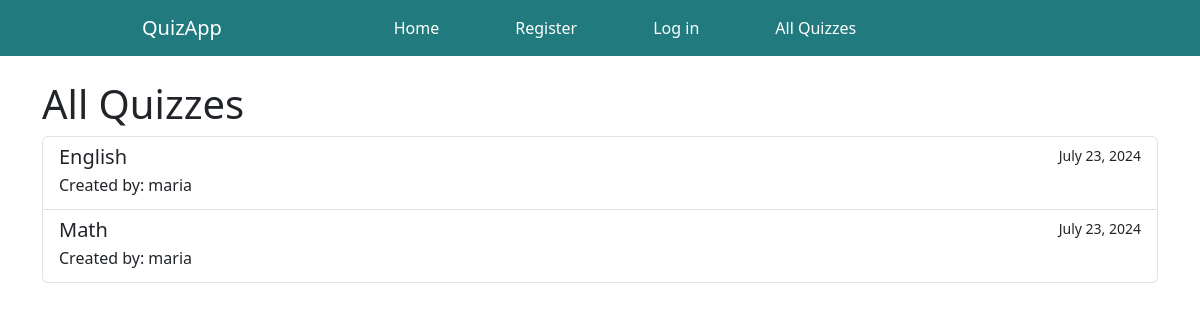
The app's page /all_quizzes/ with its own data.
### quiz_app/models.py (models this page shows, shortened)
class Quiz(models.Model):
    title = models.CharField(max_length=200)
    creator = models.ForeignKey(User, on_delete=models.CASCADE, default= 1)
    created_at = models.DateTimeField(auto_now_add=True)
    takers = models.ManyToManyField(User, related_name='taken_quizzes', blank=True)

### quiz_app/views.py (the view)
# urls.py: path('all_quizzes/', views.all_quizzes, name='all_quizzes'),
def all_quizzes(request):
    quizzes = Quiz.objects.all().order_by('-created_at')
    return render(request, 'quiz_app/all_quizzes.html', {'quizzes': quizzes})

### quiz_app/templates/quiz_app/all_quizzes.html
{% extends 'quiz_app/home.html' %}
{% block content %}
<div class="container mt-4">
    <h1>All Quizzes</h1>
    <div class="list-group">
        {% for quiz in quizzes %}
        <a href="{% url 'take_quiz' quiz.id %}" class="list-group-item list-group-item-action">
            <div class="d-flex w-100 justify-content-between">
                <h5 class="mb-1">{{ quiz.title }}</h5>
                <small>{{ quiz.created_at|date:"F d, Y" }}</small>
            </div>
            <p class="mb-1">Created by: {{ quiz.creator.username }}</p>
        </a>
        {% empty %}
        <p class="list-group-item">No quizzes available.</p>
        {% endfor %}
    </div>
</div>
{% endblock %}

### records on screen
Quiz: title "English", created_at "July 23, 2024", creator.username "maria"
Quiz: title "Math", created_at "July 23, 2024", creator.username "maria"
